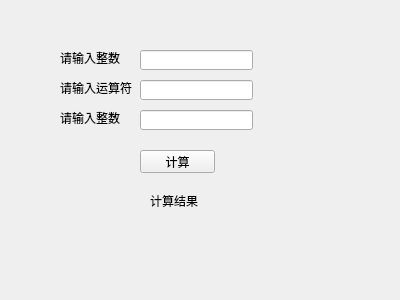
<?xml version="1.0" encoding="UTF-8"?>
<ui version="4.0">
 <class>Widget</class>
 <widget class="QWidget" name="Widget">
  <property name="geometry">
   <rect>
    <x>0</x>
    <y>0</y>
    <width>400</width>
    <height>300</height>
   </rect>
  </property>
  <property name="windowTitle">
   <string>Widget</string>
  </property>
  <widget class="QLineEdit" name="lineEdit">
   <property name="geometry">
    <rect>
     <x>140</x>
     <y>50</y>
     <width>113</width>
     <height>20</height>
    </rect>
   </property>
  </widget>
  <widget class="QLineEdit" name="lineEdit_2">
   <property name="geometry">
    <rect>
     <x>140</x>
     <y>80</y>
     <width>113</width>
     <height>20</height>
    </rect>
   </property>
  </widget>
  <widget class="QLineEdit" name="lineEdit_3">
   <property name="geometry">
    <rect>
     <x>140</x>
     <y>110</y>
     <width>113</width>
     <height>20</height>
    </rect>
   </property>
  </widget>
  <widget class="QPushButton" name="pushButton">
   <property name="geometry">
    <rect>
     <x>140</x>
     <y>150</y>
     <width>75</width>
     <height>23</height>
    </rect>
   </property>
   <property name="text">
    <string>计算</string>
   </property>
  </widget>
  <widget class="QLabel" name="label">
   <property name="geometry">
    <rect>
     <x>150</x>
     <y>180</y>
     <width>131</width>
     <height>41</height>
    </rect>
   </property>
   <property name="text">
    <string>计算结果</string>
   </property>
  </widget>
  <widget class="QLabel" name="label_2">
   <property name="geometry">
    <rect>
     <x>60</x>
     <y>50</y>
     <width>71</width>
     <height>16</height>
    </rect>
   </property>
   <property name="text">
    <string>请输入整数</string>
   </property>
  </widget>
  <widget class="QLabel" name="label_3">
   <property name="geometry">
    <rect>
     <x>60</x>
     <y>110</y>
     <width>71</width>
     <height>16</height>
    </rect>
   </property>
   <property name="text">
    <string>请输入整数</string>
   </property>
  </widget>
  <widget class="QLabel" name="label_4">
   <property name="geometry">
    <rect>
     <x>60</x>
     <y>80</y>
     <width>81</width>
     <height>16</height>
    </rect>
   </property>
   <property name="text">
    <string>请输入运算符</string>
   </property>
  </widget>
 </widget>
 <layoutdefault spacing="6" margin="11"/>
 <resources/>
 <connections/>
</ui>
